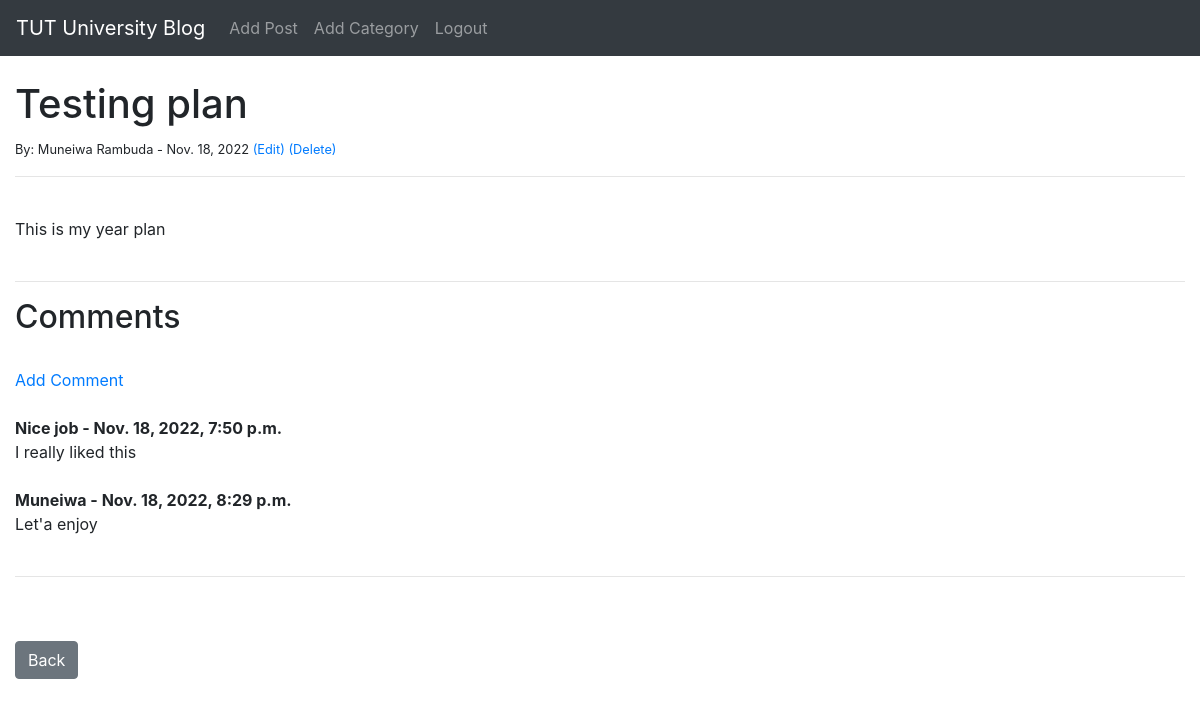
The app's page /article/7 (signed in) with its own data.
### myBlog/models.py (models this page shows, shortened)
class Post(models.Model):
    title = models.CharField(max_length=255)
    title_tag = models.CharField(max_length=255)
    author =  models.ForeignKey(User, on_delete=models.CASCADE)
    body = models.TextField()
    post_date = models.DateField(auto_now_add=True)
    category = models.CharField(max_length=255, default='coding')

class Comment(models.Model):
    post = models.ForeignKey(Post, related_name="comments" ,on_delete=models.CASCADE)
    name = models.CharField(max_length=255)
    body = models.TextField()
    date_added = models.DateTimeField(auto_now_add=True)

### myBlog/views.py (the view)
# urls.py: path('article/<int:pk>', ArticleDetailView.as_view(), name="article_detail"),
class ArticleDetailView(DetailView):
    model = Post
    template_name = 'article_details.html'

### myBlog/templates/article_details.html (shortened to what this page needs)
{% extends 'base.html' %}
{% block content %}
<h1>{{ post.title }}  </h1>
<small>
    By:
    {{ post.author.first_name}}
    {{ post.author.last_name}} -
    {{ post.post_date}}
    {% if user.is_authenticated %}
        {% if user.id == post.author.id %}
            <a href="{% url 'update_post' post.pk %}">(Edit)</a>
            <a href="{% url 'delete_post' post.pk %}">(Delete)</a>
        {% endif %}
    {% endif %}
</small>
<br/>
<hr>
<br/>
{{ post.body| safe }}
<br/><br/>
<hr>
<h2>Comments</h2>
<br/>
{% if not post.comments.all %}
    No comments Yet...
    <a href="{% url 'add_comment' post.pk %}">Add Comment</a>
{% else %}
    <a href="{% url 'add_comment' post.pk %}">Add Comment</a>
    <br/><br/>
    {% for comment in post.comments.all%}
        <strong>
            {{ comment.name }} -
            {{ comment.date_added}}
        </strong>
    {{ comment.body }}
    <br/><br/>
    {% endfor %}
{% endif %}
<hr>
<br/><br/>
<a href="{% url 'home' %}" class="btn btn-secondary">Back</a>
{% endblock %}

### records on screen
Post: title "Testing plan", author.first_name "Muneiwa", author.last_name "Rambuda", post_date "Nov. 18, 2022", body "This is my year plan"
Comment: name "Nice job", date_added "Nov. 18, 2022, 7:50 p.m.", body "I really liked this"
Comment: name "Muneiwa", date_added "Nov. 18, 2022, 8:29 p.m.", body "Let'a enjoy"
